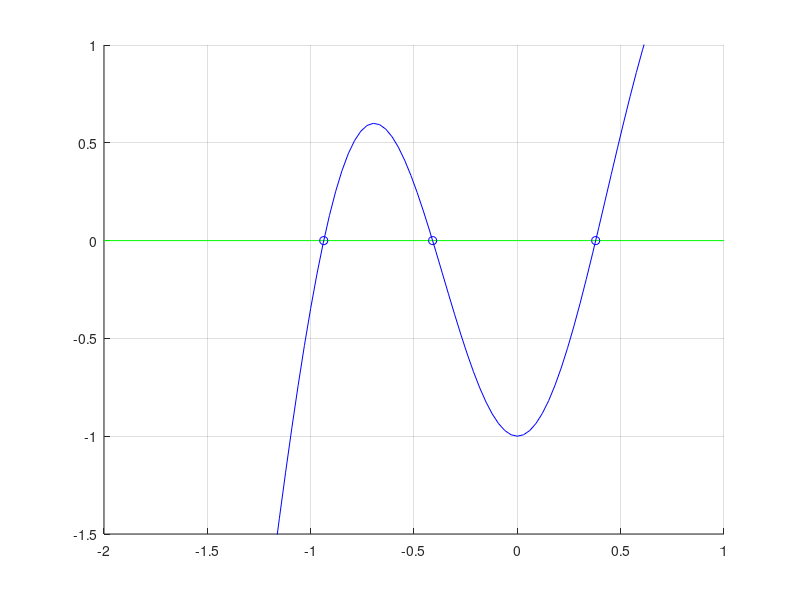

Here is the MATLAB script that generated this plot: (Note: this script raises an error after producing the figure.)
%% Uppgift 1
f = @(x) x.^3 - cos(4*x);
x = linspace(-2, 1);

xHor = [-2 -1 0 1];
yHor = [0 0 0 0];

hold on
plot(xHor,yHor, 'g')
plot(x, f(x), 'b')


axis([-2 1 -1.5 1]), grid on

% Det finns 3st l?sningar
% x1 = -1
% x2 = -0.5
% x3 = 0.5


Df = @(x) 3*x.^2 + 4*sin(4*x);
x1 = -1;
x2 = -0.5;
x3 = 0.5;

kmax=10;
tol=0.5e-8;
for k=1:kmax
    h=-f(x1)/Df(x1);
    x1 = x1 + h;
    if abs(h)<tol
        break
    end
end
plot(x1, h, 'b--o');
x1

for k=1:kmax
    h=-f(x2)/Df(x2);
    x2 = x2 + h;
    
    if abs(h)<tol
        break
    end
end
plot(x2, h, 'b--o');
x2

for k=1:kmax
    h=-f(x3)/Df(x3);
    x3 = x3 + h;
    
    if abs(h)<tol
        break
    end
end
plot(x3, h, 'b--o');
x3

hold off



%% Uppgift 2
f = @(x) x.^3 - cos(4*x);
Df = @(x) 3*x.^2 + 4*sin(4*x);

A1 = min_newton(f, Df, -1, 0.5e-8) 
A2 = min_newton(f, Df, -0.5, 0.5e-8) 
A3 = min_newton(f, Df, 0.5, 0.5e-8) 


%% Uppgift 3
f = @(x) 0.5*(x - 2).^2 - 2*cos(2*x) - 1.5;
Df = @(x) (x-2) + 4*sin(2*x);

y = @(x) x.^3 - cos(4*x);
Dy = @(x) 3*x.^2 + 4*sin(4*x);

x = linspace(-5, 5, 1000);


hold on

plot([-1000 1000],[0 0], 'g') 
plot(x, f(x), 'b');
plot(x, y(x), 'r');


axis([-2 5 -3 2]), grid on

A1 = min_newton(f, Df, -0.5, 0.5e-8);
plot(A1, h, 'b--o');
A2 = min_newton(f, Df, 1, 0.5e-8);
plot(A2, h, 'b--o');
A3 = min_newton(f, Df, 2, 0.5e-8);
plot(A3, h, 'b--o');
A4 = min_newton(f, Df, 4, 0.5e-8);
plot(A4, h, 'b--o');

Y1 = min_newton(y, Dy, -1, 0.5e-8)
plot(Y1, h, 'r--o');
Y2 = min_newton(y, Dy, -0.5, 0.5e-8)
plot(Y2, h, 'r--o');
Y3 = min_newton(y, Dy, 0.5, 0.5e-8)
plot(Y3, h, 'r--o');

hold off

%% Uppgift 4
f = @(x)(3 + sin(2*x)) ./ (1 + exp(0.03*x.^2)) - 1.2;
x = linspace(-15, 15, 1000);

xHor = [-7 -6 -5 -4 -3 -2 -1 0 1 2 3 4 5 6 7];
yHor = [0 0 0 0 0 0 0 0 0 0 0 0 0 0 0];
 

hold on

plot(xHor,yHor, 'g');
plot(x, f(x), 'b');

axis([-7 7 -1.5 1]), grid on

for i = 1:1:6
    [xPos, yPos] = ginput(1);
    A = fzero(f, xPos)
    plot(A, 0, 'r--o');
end

hold off

%% Extra

A = fakultet(6)
















